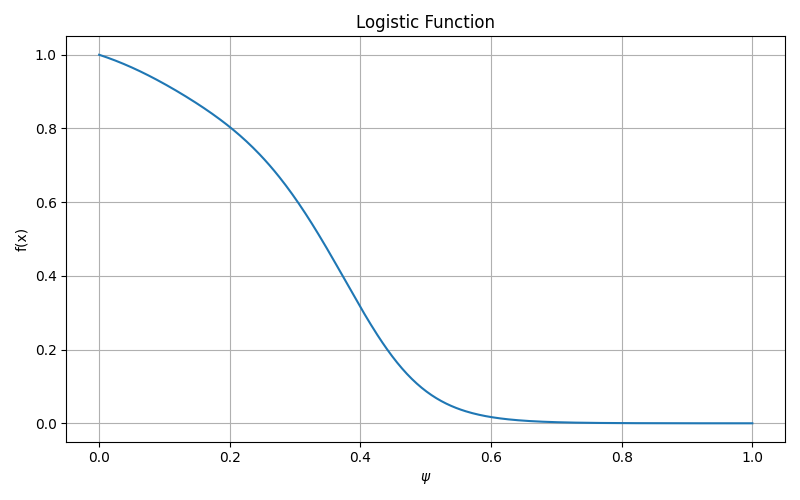

Generate this figure with Python:
import os
import numpy as np
import matplotlib.pyplot as plt
downloads_dir = os.path.expanduser('~/Downloads')

#Notes:
#consider changing df_dpsi name
#consider changing f_call name
#should L and k in logistic(L,k) be given names to reflect they're scalars, not arrays?
#have some way to call iota and/or curvature
#add multiple functions in the family/superposition all of them?
#generation of N^2 vectors should be independent of optimization
resol = 400
x = np.linspace(0, 1, resol) #normalized psi from 0 to 1




def logistic(k, psi_shift):
    """
    Calculates the logistic function and its derivative function
    --------- Parameters ---------
    L: scalar
        Max value of the curve
    k: scalar
        Steepness of the curve
    psi: array-like
        Toroidal flux values

    --------- Returns ---------
    f: array-like
        Logistic function
    df_dpsi: array-like 
        Derivative of the logistic function with respect to psi
    """
    psi = x - 0.5
    f = 1 - ( 1 / (1 + np.exp(-k*(psi - psi_shift/10)))) #the logistic func

    return f





def logistic_super(N, weights):
    """
    Generates a 3D array family of logistic functions, where
    axis 0 = value of the function, of length resol
    axis 1 = values of parameter k
    axis 2 = values of parameter psi_shift,
    then brings in optimization parameter array, weights,
    and generates a superposition of all N^2 vectors 

    --------- Parameters ---------
    N: scalar
        number of k and psi_shift values to generate
        N^2 total permutations of k and psi_shift
    k_val: scalar
        values of parameter k, steepness factor
    psi_shift: scalar
        values of psi_shift, horizontal displacement
    --------- Returns ------------

    """
    kpsi_fam = np.empty((len(x), N, N), dtype=float)

    for i, k_val in enumerate(range(10, 10 + 2*N, 2)):
        for j, psi_shift in enumerate(range(-5, -5 + N, 1)):
            kpsi_fam[:, i, j] = logistic(k_val, psi_shift)
    
    #reshaping 3D kpsi_fam (resol,N,N) into 2D kpsi_flat (resol, N^2)
    kpsi_flat = kpsi_fam.reshape(resol, -1) 
    superpos = np.empty(resol, dtype=float)

    for w in range(N**2):
        superpos += weights[w] * kpsi_flat[:,w] 
        superpos = superpos/(superpos[0] - superpos[-1])

    return superpos
    











#---------- Plotting -----------#
plt.figure(figsize=(8, 5))
plt.title('Logistic Function')
plt.xlabel(r'$\psi$')
plt.ylabel('f(x)')
plt.plot(x, logistic_super(5, np.random.rand(5**2)))
plt.grid()
plt.tight_layout()
plt.savefig('logistic.png')
